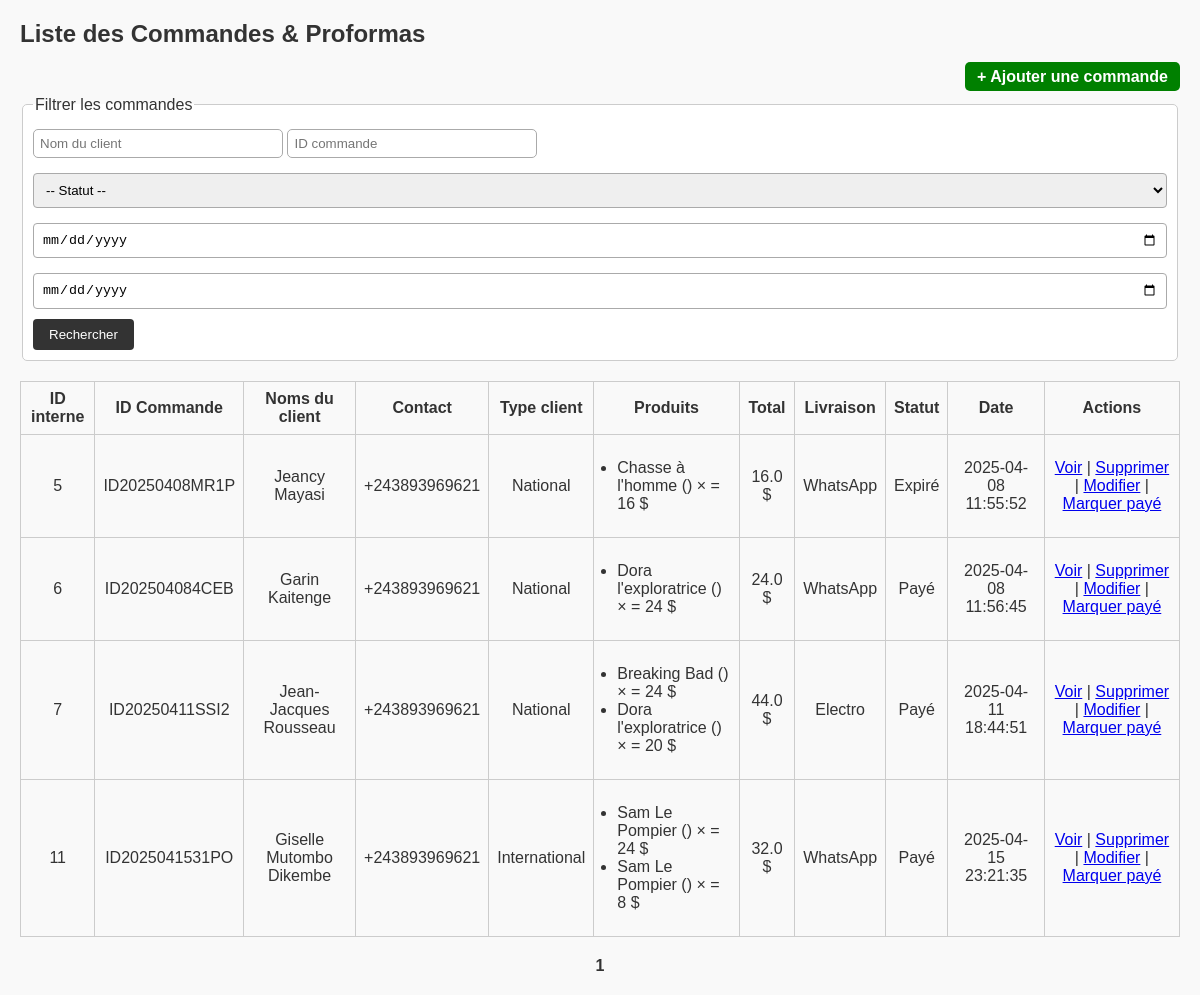
/commandes/liste, run on an earlier commit of the app's database.
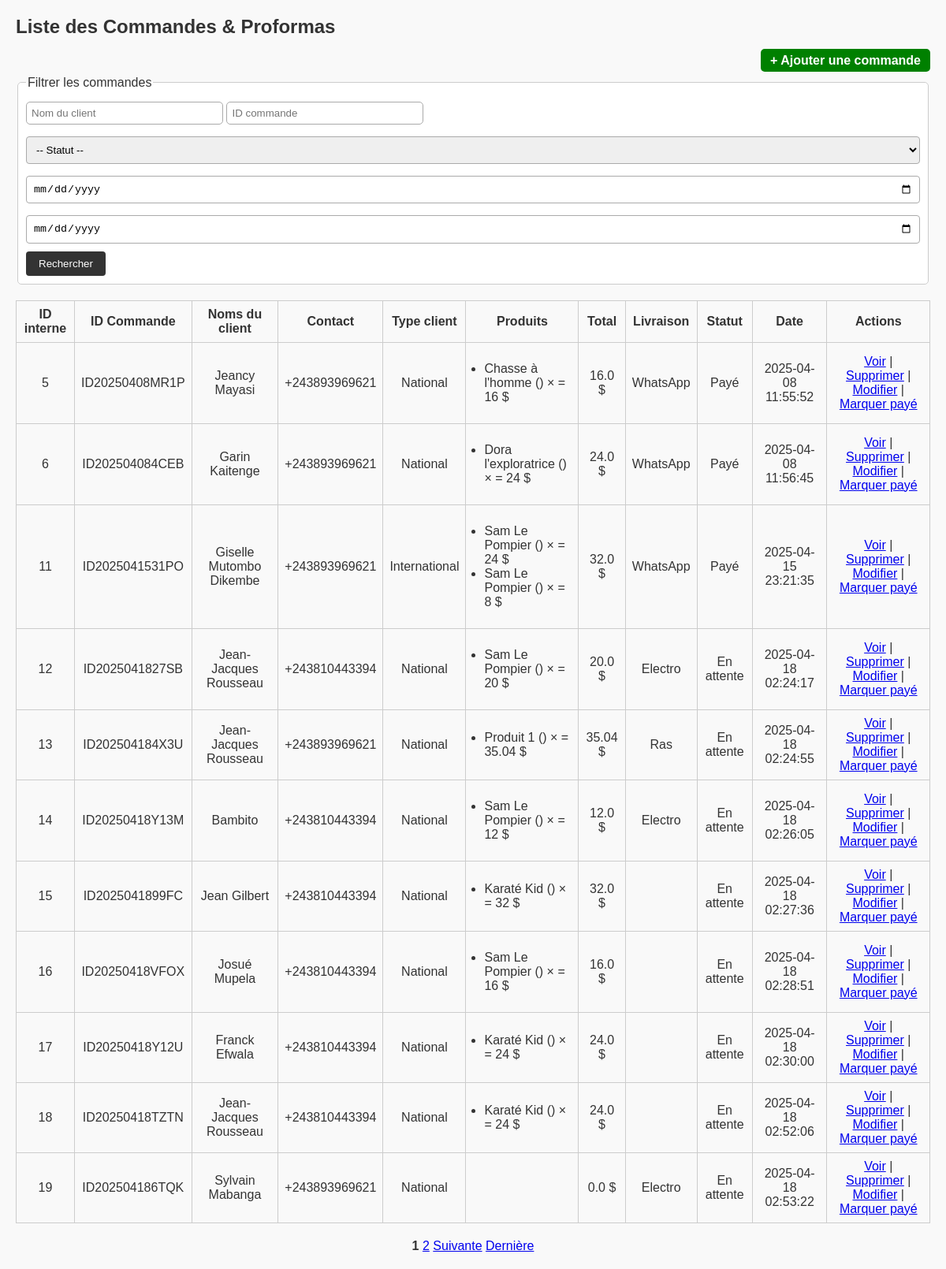
And on a later commit of the database.
### tables this page shows
CREATE TABLE proformas (
            id INTEGER PRIMARY KEY AUTOINCREMENT,
            nom_client TEXT,
            contact TEXT,
            type_client TEXT,
            produits TEXT,
            montant_total REAL,
            mode_livraison TEXT,
            frais_livraison REAL,
            observations TEXT,
            date_commande TEXT,
            date_generation TEXT,
            date_expiration TEXT,
            statut TEXT,
            chemin_fichier TEXT
        , id_commande TEXT);

### routes/commandes_routes.py (the view)
@commandes_bp.route("/liste")
def liste_commandes():
    try:
        page = int(request.args.get("page", 1))
    except ValueError:
        page = 1
    per_page = 11
    offset = (page - 1) * per_page
    conn = sqlite3.connect(DB_NAME)
    conn.row_factory = sqlite3.Row
    c = conn.cursor()
    c.execute("SELECT COUNT(*) FROM proformas")
    total = c.fetchone()[0]
    total_pages = (total + per_page - 1) // per_page
    c.execute("SELECT * FROM proformas ORDER BY id ASC LIMIT ? OFFSET ?", (per_page, offset))
    commandes = c.fetchall()
    conn.close()
    commandes_formatees = []
    for cmd in commandes:
        try:
            produits = json.loads(cmd["produits"])
        except:
            produits = []
        commandes_formatees.append({
            "id": cmd["id"],  # utilisé pour action/modif/suppression
            "id_commande": cmd["id_commande"],  # utilisé pour affichage
            "nom_client": cmd["nom_client"],
            "contact": cmd["contact"],
            "type_client": cmd["type_client"],
            "produits": produits,
            "montant_total": cmd["montant_total"],
            "statut": cmd["statut"],
            "mode_livraison": cmd["mode_livraison"],
            "frais_livraison": cmd["frais_livraison"],
            "date_generation": cmd["date_generation"]
        })
    pagination_links = get_pagination_links(page, total_pages, delta=2)
    return render_template("commandes_liste.html",
                           commandes=commandes_formatees,
                           page=page,
                           total_pages=total_pages,
                           pagination_links=pagination_links,
                           per_page=per_page)

### routes/commandes_routes.py (called while the page is built)
def get_pagination_links(page, total_pages, delta=2):
    links = []
    for p in range(1, total_pages + 1):
        if p == 1 or p == total_pages or (p >= page - delta and p <= page + delta):
            links.append(p)
        elif links[-1] != "...":
            links.append("...")
    return links

### templates/commandes_liste.html (shortened to what this page needs)
<!DOCTYPE html>
<html lang="fr">
<head>
    <link rel="stylesheet" href="{{ url_for('static', filename='style.css') }}">
</head>
<body>
    <h2>Liste des Commandes & Proformas</h2>
    <div style="text-align: right; margin-bottom: 10px;">
        <a href="{{ url_for('commandes.nouvelle_commande') }}" class="btn-ajouter">+ Ajouter une commande</a>
    </div>
    <form method="get" action="{{ url_for('commandes.rechercher_commandes') }}">
        <fieldset>
            <legend>Filtrer les commandes</legend>
            <input type="text" name="nom_client" placeholder="Nom du client" value="{{ request.args.get('nom_client', '') }}">
            <input type="text" name="id_commande" placeholder="ID commande" value="{{ request.args.get('id_commande', '') }}">
            <select name="statut">
                <option value="">-- Statut --</option>
            </select>
            <input type="date" name="date_debut" value="{{ request.args.get('date_debut', '') }}">
            <input type="date" name="date_fin" value="{{ request.args.get('date_fin', '') }}">
            <button type="submit">Rechercher</button>
        </fieldset>
    </form>
    <table border="1">
        <thead>
            <tr>
                <th>ID interne</th>
                <th>ID Commande</th>
                <th>Noms du client</th>
                <th>Contact</th>
                <th>Type client</th>
                <th>Produits</th>
                <th>Total</th>
                <th>Livraison</th>
                <th>Statut</th>
                <th>Date</th>
                <th>Actions</th>
            </tr>
        </thead>
        <tbody>
        {% for commande in commandes %}
            <tr>
                <td>{{ commande.id }}</td>
                <td>{{ commande.id_commande }}</td>
                <td>{{ commande.nom_client }}</td>
                <td>{{ commande.contact }}</td>
                <td>{{ commande.type_client }}</td>
                <td style="text-align: left;">
                    <ul style="padding-left: 15px;">
                    {% for p in commande.produits %}
                        <li>{{ p['titre'] }} ({{ p['qualité'] }}) × {{ p['quantité'] }} = {{ p['total'] }} $</li>
                    {% endfor %}
                    </ul>
                </td>
                <td>{{ commande.montant_total }} $</td>
                <td>{{ commande.mode_livraison }}</td>
                <td>{{ commande.statut }}</td>
                <td>{{ commande.date_generation }}</td>
                <td>
                    <a href="{{ url_for('commandes.view_proforma', proforma_id=commande.id) }}">Voir</a> |
                    <a href="{{ url_for('commandes.supprimer_commande', proforma_id=commande.id) }}"
                       onclick="return confirm('Confirmer la suppression ?')">Supprimer</a> |
                    <a href="{{ url_for('commandes.modifier_commande', proforma_id=commande.id) }}">Modifier</a> |
                    <a href="{{ url_for('commandes.changer_statut', proforma_id=commande.id, nouveau_statut='Payé') }}">Marquer payé</a>
                </td>
            </tr>
        {% endfor %}
        </tbody>
    </table>
    {% if pagination_links %}
    <div class="pagination" style="text-align: center; margin-top: 20px;">
        {% for p in pagination_links %}
            {% if p == page %}
                <strong class="page-link">{{ p }}</strong>
            {% elif p == '...' %}
                <span class="page-link">...</span>
            {% else %}
                <a class="page-link" href="{{ url_for('commandes.liste_commandes', page=p) }}">{{ p }}</a>
            {% endif %}
        {% endfor %}
        {% if page < total_pages %}
            <a class="page-link" href="{{ url_for('commandes.liste_commandes', page=page + 1) }}">Suivante</a>
            <a class="page-link" href="{{ url_for('commandes.liste_commandes', page=total_pages) }}">Dernière</a>
        {% endif %}
    </div>
    {% endif %}
</body>
</html>

### static/style.css (style rules this page uses)
body { font-family: Arial, sans-serif; margin: 20px; background: #f9f9f9; color: #333; }
fieldset { border: 1px solid #ccc; padding: 10px; margin-bottom: 20px; background: #fff; border-radius: 5px; }
input, select, textarea { padding: 8px; margin-top: 5px; margin-bottom: 10px; width: 100%; box-sizing: border-box; border: 1px solid #aaa; border-radius: 4px; }
button { padding: 8px 16px; background: #333; color: #fff; border: none; border-radius: 4px; cursor: pointer; }
table { width: 100%; border-collapse: collapse; margin-top: 10px; }
th, td { border: 1px solid #ccc; padding: 8px; text-align: center; }
input[type="text"] { padding: 6px; width: 250px; border-radius: 5px; border: 1px solid #aaa; }
.btn-ajouter { background-color: green; color: white; padding: 6px 12px; text-decoration: none; border-radius: 5px; font-weight: bold; }

What changed in the data, as far as the page shows it:
removed proformas: id "7", id_commande "ID20250411SSI2", nom_client "Jean-Jacques Rousseau", contact "+243893969621", type_client "National", titre "Breaking Bad" "Dora l'exploratrice", total "24" "20", montant_total "44.0", mode_livraison "Electro", statut "Payé", date_generation "2025-04-11 18:44:51"
changed proformas "ID20250408MR1P": statut "Expiré" → "Payé"
added proformas: id "12", id_commande "ID2025041827SB", nom_client "Jean-Jacques Rousseau", contact "+243810443394", type_client "National", titre "Sam Le Pompier", total "20", montant_total "20.0", mode_livraison "Electro", statut "En attente", date_generation "2025-04-18 02:24:17"
added proformas: id "13", id_commande "ID202504184X3U", nom_client "Jean-Jacques Rousseau", contact "+243893969621", type_client "National", titre "Produit 1", total "35.04", montant_total "35.04", mode_livraison "Ras", statut "En attente", date_generation "2025-04-18 02:24:55"
added proformas: id "14", id_commande "ID20250418Y13M", nom_client "Bambito", contact "+243810443394", type_client "National", titre "Sam Le Pompier", total "12", montant_total "12.0", mode_livraison "Electro", statut "En attente", date_generation "2025-04-18 02:26:05"
added proformas: id "15", id_commande "ID2025041899FC", nom_client "Jean Gilbert", contact "+243810443394", type_client "National", titre "Karaté Kid", total "32", montant_total "32.0", statut "En attente", date_generation "2025-04-18 02:27:36"
added proformas: id "16", id_commande "ID20250418VFOX", nom_client "Josué Mupela", contact "+243810443394", type_client "National", titre "Sam Le Pompier", total "16", montant_total "16.0", statut "En attente", date_generation "2025-04-18 02:28:51"
added proformas: id "17", id_commande "ID20250418Y12U", nom_client "Franck Efwala", contact "+243810443394", type_client "National", titre "Karaté Kid", total "24", montant_total "24.0", statut "En attente", date_generation "2025-04-18 02:30:00"
added proformas: id "18", id_commande "ID20250418TZTN", nom_client "Jean-Jacques Rousseau", contact "+243810443394", type_client "National", titre "Karaté Kid", total "24", montant_total "24.0", statut "En attente", date_generation "2025-04-18 02:52:06"
added proformas: id "19", id_commande "ID202504186TQK", nom_client "Sylvain Mabanga", contact "+243893969621", type_client "National", montant_total "0.0", mode_livraison "Electro", statut "En attente", date_generation "2025-04-18 02:53:22"
Also different on the page:
new list line: "2"
text now shown: "Suivante Dernière"
